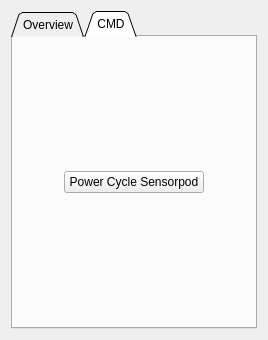
<?xml version="1.0" encoding="UTF-8"?>
<ui version="4.0">
 <class>SensorpodStatus</class>
 <widget class="QWidget" name="SensorpodStatus">
  <property name="geometry">
   <rect>
    <x>0</x>
    <y>0</y>
    <width>268</width>
    <height>340</height>
   </rect>
  </property>
  <property name="windowTitle">
   <string>Form</string>
  </property>
  <layout class="QVBoxLayout" name="verticalLayout_2">
   <item>
    <widget class="QTabWidget" name="tabWidget">
     <property name="tabShape">
      <enum>QTabWidget::Triangular</enum>
     </property>
     <property name="currentIndex">
      <number>1</number>
     </property>
     <widget class="QWidget" name="overviewTab">
      <attribute name="title">
       <string>Overview</string>
      </attribute>
      <layout class="QVBoxLayout" name="verticalLayout">
       <item>
        <widget class="QGroupBox" name="TopicRatesGroupBox">
         <property name="title">
          <string>ROS Topic Rates</string>
         </property>
         <layout class="QGridLayout" name="gridLayout_3">
          <item row="0" column="0">
           <widget class="QLabel" name="topic1Label">
            <property name="text">
             <string>Topic 1</string>
            </property>
           </widget>
          </item>
          <item row="0" column="1">
           <widget class="QLabel" name="topic1rate">
            <property name="text">
             <string>???</string>
            </property>
           </widget>
          </item>
          <item row="1" column="0">
           <widget class="QLabel" name="topic2Label">
            <property name="text">
             <string>Topic 2</string>
            </property>
            <property name="alignment">
             <set>Qt::AlignLeading|Qt::AlignLeft|Qt::AlignVCenter</set>
            </property>
           </widget>
          </item>
          <item row="1" column="1">
           <widget class="QLabel" name="topic2rate">
            <property name="text">
             <string>???</string>
            </property>
            <property name="alignment">
             <set>Qt::AlignLeading|Qt::AlignLeft|Qt::AlignVCenter</set>
            </property>
           </widget>
          </item>
          <item row="2" column="0">
           <widget class="QLabel" name="topic3Label">
            <property name="text">
             <string>Topic 3</string>
            </property>
            <property name="alignment">
             <set>Qt::AlignLeading|Qt::AlignLeft|Qt::AlignVCenter</set>
            </property>
           </widget>
          </item>
          <item row="2" column="1">
           <widget class="QLabel" name="topic3rate">
            <property name="text">
             <string>???</string>
            </property>
            <property name="alignment">
             <set>Qt::AlignLeading|Qt::AlignLeft|Qt::AlignVCenter</set>
            </property>
           </widget>
          </item>
          <item row="3" column="0">
           <widget class="QLabel" name="topic4Label">
            <property name="text">
             <string>Topic 4</string>
            </property>
            <property name="alignment">
             <set>Qt::AlignLeading|Qt::AlignLeft|Qt::AlignVCenter</set>
            </property>
           </widget>
          </item>
          <item row="3" column="1">
           <widget class="QLabel" name="topic4rate">
            <property name="text">
             <string>???</string>
            </property>
            <property name="alignment">
             <set>Qt::AlignLeading|Qt::AlignLeft|Qt::AlignVCenter</set>
            </property>
           </widget>
          </item>
         </layout>
        </widget>
       </item>
       <item>
        <widget class="QGroupBox" name="GenericInfoGroupBox">
         <property name="title">
          <string>General Information</string>
         </property>
         <layout class="QGridLayout" name="gridLayout_4">
          <item row="0" column="0">
           <widget class="QLabel" name="numRecNodesLabel">
            <property name="text">
             <string>Number of recording nodes</string>
            </property>
           </widget>
          </item>
          <item row="0" column="1">
           <widget class="QLabel" name="numRecNodes">
            <property name="text">
             <string>???</string>
            </property>
            <property name="alignment">
             <set>Qt::AlignLeading|Qt::AlignLeft|Qt::AlignVCenter</set>
            </property>
           </widget>
          </item>
          <item row="1" column="0">
           <widget class="QLabel" name="cpuTempLabel">
            <property name="text">
             <string>CPU Temperature</string>
            </property>
           </widget>
          </item>
          <item row="1" column="1">
           <widget class="QLabel" name="cpuTemp">
            <property name="text">
             <string>???</string>
            </property>
            <property name="alignment">
             <set>Qt::AlignLeading|Qt::AlignLeft|Qt::AlignVCenter</set>
            </property>
           </widget>
          </item>
          <item row="2" column="0">
           <widget class="QLabel" name="freeDiskSpaceLabel">
            <property name="text">
             <string>Free disk space</string>
            </property>
           </widget>
          </item>
          <item row="2" column="1">
           <widget class="QLabel" name="freeDiskSpace">
            <property name="text">
             <string>???</string>
            </property>
            <property name="alignment">
             <set>Qt::AlignLeading|Qt::AlignLeft|Qt::AlignVCenter</set>
            </property>
           </widget>
          </item>
         </layout>
        </widget>
       </item>
       <item>
        <spacer name="verticalSpacer_3">
         <property name="orientation">
          <enum>Qt::Vertical</enum>
         </property>
         <property name="sizeHint" stdset="0">
          <size>
           <width>20</width>
           <height>40</height>
          </size>
         </property>
        </spacer>
       </item>
      </layout>
     </widget>
     <widget class="QWidget" name="CMDTab">
      <attribute name="title">
       <string>CMD</string>
      </attribute>
      <layout class="QVBoxLayout" name="verticalLayout_3">
       <item alignment="Qt::AlignHCenter">
        <widget class="QPushButton" name="PowerCycleButton">
         <property name="minimumSize">
          <size>
           <width>140</width>
           <height>0</height>
          </size>
         </property>
         <property name="maximumSize">
          <size>
           <width>180</width>
           <height>16777215</height>
          </size>
         </property>
         <property name="toolTip">
          <string>Perform a power cycle of the whole pod</string>
         </property>
         <property name="text">
          <string>Power Cycle Sensorpod</string>
         </property>
        </widget>
       </item>
      </layout>
     </widget>
    </widget>
   </item>
  </layout>
 </widget>
 <resources/>
 <connections/>
</ui>
